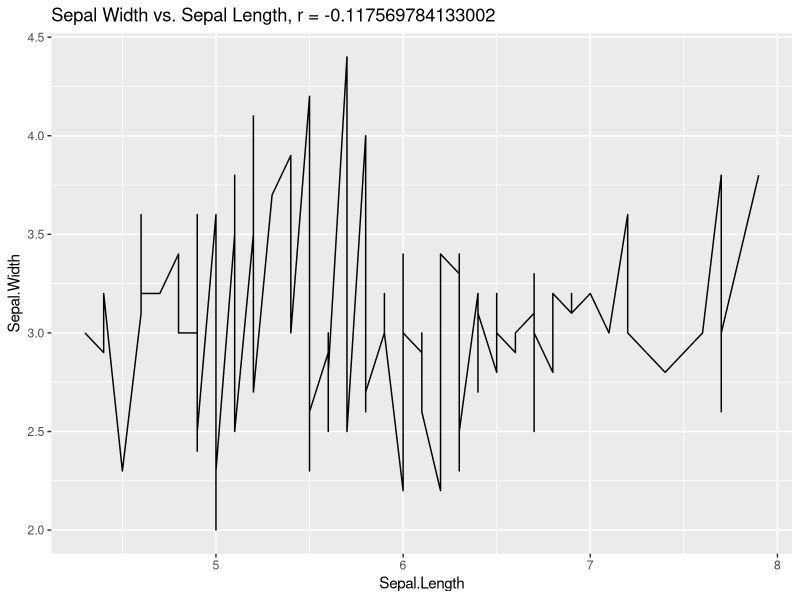
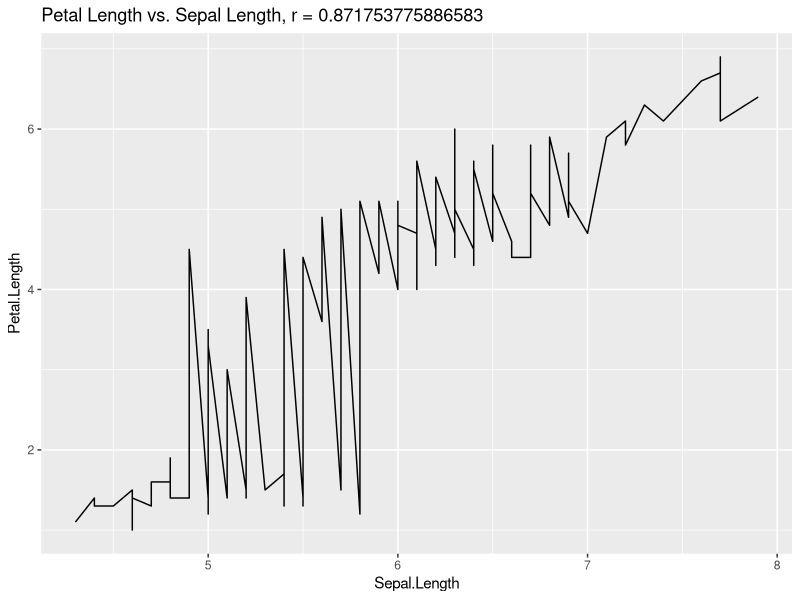

These charts were generated, in order, by the following R code:
## ---- chunk 1
knitr::opts_chunk$set(message=FALSE, warning=FALSE)
## ---- chunk 2
library(tidyverse)

## ---- chunk 3
ggplot(iris, aes(x = Sepal.Length, y = Sepal.Width)) + 
  geom_line() +
  ggtitle(paste0("Sepal Width vs. Sepal Length, r = ", cor(iris$Sepal.Length, iris$Sepal.Width)))
## ---- chunk 4
ggplot(iris, aes(x = Sepal.Length, y = Petal.Length)) + 
  geom_line() +
  ggtitle(paste0("Petal Length vs. Sepal Length, r = ", cor(iris$Sepal.Length, iris$Petal.Length)))
